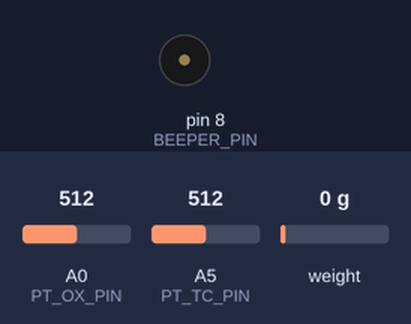
The sketch below on a simulated Arduino Mega 2560, built with avr-gcc and run on an emulated ATmega2560. Parts: buzzer (waves = sounding, pin HIGH). Inputs (shaded band) come from the test bench; at power-on: A0 (PT_OX_PIN) = 512, A5 (PT_TC_PIN) = 512, weight on the scale 0 g. WiFi joins after 1.5 s; servers stay silent unless stated; storage starts empty.

Above: at 1.2 s.
1.3 s: A0 (PT_OX_PIN) set to 138
4.3 s: A0 (PT_OX_PIN) set to 115
At 4.43 s:
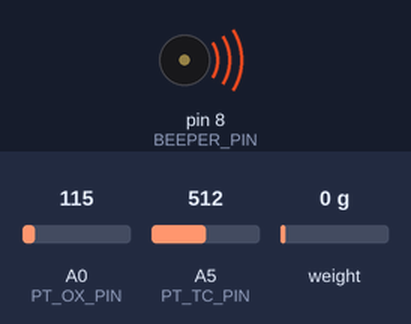
Timing chart, 0 to 12.0 s (numbered marks = the images above; inputs shaded):
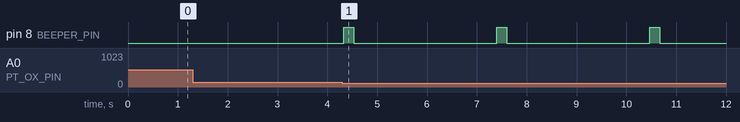

The sketch:

MojaveSphinx.ino
```cpp
#include <Arduino.h>
#include "HX711.h"
#include <SPI.h>
#include <SD.h>


// Beeper
const int BEEPER_PIN = 8;
const unsigned long beepPeriod = 3000;
const unsigned long beepLength = 200;
unsigned long prevTime = 0;
int currBeepState = 0;

// Load Cell with HX711 breakout board
const int LOADCELL_DOUT_PIN = 25;
const int LOADCELL_SCK_PIN = 24;
const double SCALE_LC = -0.0000975808;
const double OFFSET_LC = 0.71636;
double currentForce = 0.0;

HX711 scale;

// Circular array for a three-value median filter for the LC
static double readings[3] = {0, 0, 0};
static int index = 0;

// Pressure Tranducers
const int PT_TC_PIN = A5; // Thrust Chamber Pressure Transducer
const int PT_OX_PIN = A0;// Thrust Chamber Pressure Transducer

const double SCALE_TC = 1.2195;
const double OFFSET_TC = - 121.95;

const double SCALE_OX = 1.8061674;
const double OFFSET_OX = -180.62;

double getPressureTC () {
  return analogRead(PT_TC_PIN) * SCALE_TC + OFFSET_TC;
}

double getPressureOX () {
  return analogRead(PT_OX_PIN) * SCALE_OX + OFFSET_OX;
}

double getForce () {
  // Read from the load cell
  readings[index] = scale.read() * SCALE_LC + OFFSET_LC;
  index = (index + 1) % 3;

  // Get the median force value (to remove outliers)
  if ((readings[0] <= readings[1] && readings[1] <= readings[2]) || (readings[2] <= readings[1] && readings[1] <= readings[0])) {
    return readings[1];
  } else if ((readings[1] <= readings[0] && readings[0] <= readings[2]) || (readings[2] <= readings[0] && readings[0] <= readings[1])) {
    return readings[0];
  } else {
    return readings[2];
  }
}

double getForceNonblocking () {
  if (scale.is_ready()) {
    currentForce = getForce();
  }
  return currentForce;
}

// SD card file
File dataFile;
String filename = "data.txt";
long lastFlush = 0;

void setup() {
  // Pressure Transducers
  pinMode(PT_TC_PIN, INPUT);
  pinMode(PT_OX_PIN, INPUT);
  pinMode(BEEPER_PIN, OUTPUT);
  digitalWrite(BEEPER_PIN, LOW);

  // Load Cell
  scale.begin(LOADCELL_DOUT_PIN, LOADCELL_SCK_PIN);
  scale.set_scale(SCALE_LC);
  scale.set_offset(OFFSET_LC);

  // SD Card
  // Initialize card
  if (!SD.begin(4)) {
    // if there was an error loop forever
    while (1);
  }

  // Initialize the ethernet library
  ethernet_setup();

  // Get unique filename
  int fileIndex = 1;

  while (SD.exists(filename)) {
    filename = "data" + String(fileIndex++) + ".txt";
  }

  // Open file
  dataFile = SD.open(filename, FILE_WRITE);
  if (!dataFile) {
    // if there was an error loop forever
    while (1);
  }
  // Write header to file
  dataFile.println("Time(ms), LoadCell(g), TCPressure(psi), OXPressure(psi)");
}

void loop() {
  // Sets up millis
  unsigned long currTime = millis();

  // Make sensor readings and put into a String
  String data = String(currTime);
  data +=",";
  data += getForceNonblocking();
  data += ",";
  data += getPressureTC();
  data += ",";
  data += getPressureOX();

  // Write the data to the SD card
  dataFile.println(data);
  // Periodically flush the SD card. (takes 5+ ms)
  if (currTime - lastFlush > 5000){
    dataFile.flush();
    lastFlush = currTime;
  }

  // Send the data over the ethernet
  ethernet_send(data);

  // Loop as fast as we can
  //delay(0);

  // Beeper Intervals (only beep at low pressure)
  if (currTime - prevTime >= beepPeriod && getPressureOX() < 50) {
    digitalWrite(BEEPER_PIN, HIGH);
    prevTime = currTime;
    currBeepState = 1;
  }
  if (currTime - prevTime >= beepLength && currBeepState == 1) {
    digitalWrite(BEEPER_PIN, LOW);
    currBeepState = 0;
  }
}
```

ethernet.ino
```cpp
#include <SPI.h>
#include <Ethernet.h>
#include <EthernetUdp.h>

// UDP instance
EthernetUDP Udp;

// Network configuration
byte mac[] = { 0xDE, 0xAD, 0xBE, 0xEF, 0xFE, 0xED }; // MAC address
IPAddress ip(192, 168, 1, 177);                      // Arduino's IP address
unsigned int localPort = 8888;                       // Local port for UDP
IPAddress remoteIp(192, 168, 1, 2);                  // Replace with your computer's IP
unsigned int remotePort = 8888;                      // Port on your computer

void ethernet_setup() {
  // Start Ethernet and UDP
  Ethernet.begin(mac, ip);
  Udp.begin(localPort);
}

// Send a message via UDP
void ethernet_send(String message) {
  // Check the network status before sending
  if (Ethernet.linkStatus()==LinkON) {
    Udp.beginPacket(remoteIp, remotePort);
    Udp.print(message);
    Udp.endPacket();
  }
}
```

Measured:
- the behaviour switches between 128 and 127 on A0 (PT_OX_PIN) (found by bisection; images 0 and 1)
- after the input at 1.3 s, every drawn part: stays the same
- after the input at 4.3 s, pin 8 (BEEPER_PIN): alternates HIGH for 0.20 s and LOW for 2.9 s, starting at once
